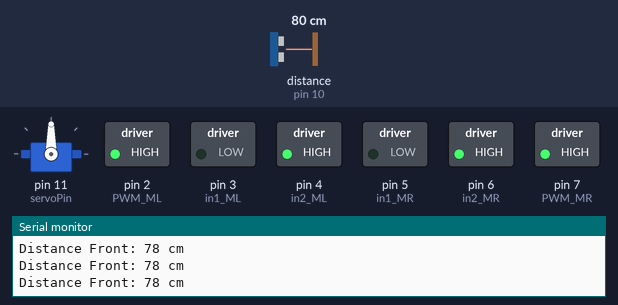
A sketch run on a simulated Arduino Uno, built with avr-gcc and run on an emulated ATmega328P. On the bench: servo, switched loads named in the sketch (green lamp = pin HIGH), the last lines printed to the serial monitor. Wiring (inferred from the names in the program): ultrasonic range finder: trigger pin 9; echo pin 10. The inputs (shaded band) are chosen by the test bench; at power-on: distance to the obstacle (sensor on pin 10) 80 cm. The echo pulse lasts 58.3 µs per cm; pins used as bus, display or sensor lines are not drawn.

Above: at 4.2 s.
4.3 s: distance to the obstacle (sensor on pin 10) set to 23 cm
5.8 s: distance to the obstacle (sensor on pin 10) set to 19 cm
At 7.6 s:
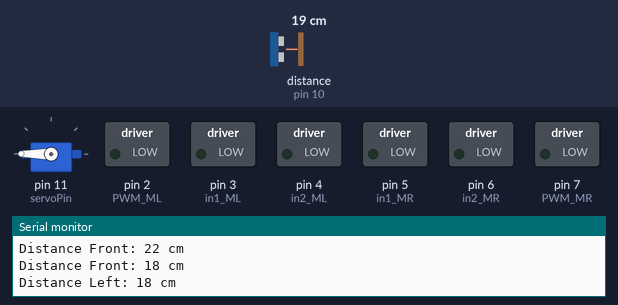
At 8.2 s:
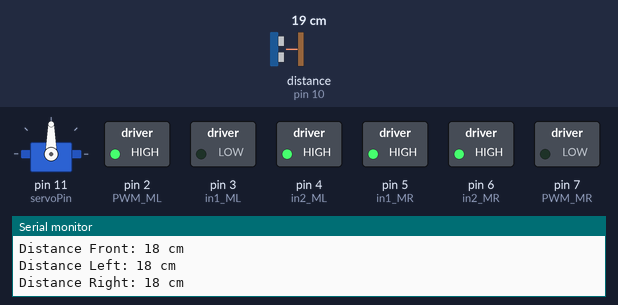
8.8 s: distance to the obstacle (sensor on pin 10) set to 4 cm
11.6 s: distance to the obstacle (sensor on pin 10) set to 2 cm
13.5 s: distance to the obstacle (sensor on pin 10) set to 35 cm
At 14.7 s:
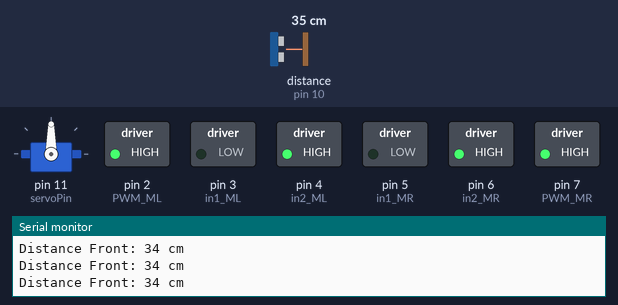
15.0 s: distance to the obstacle (sensor on pin 10) set to 9 cm
At 15.8 s:
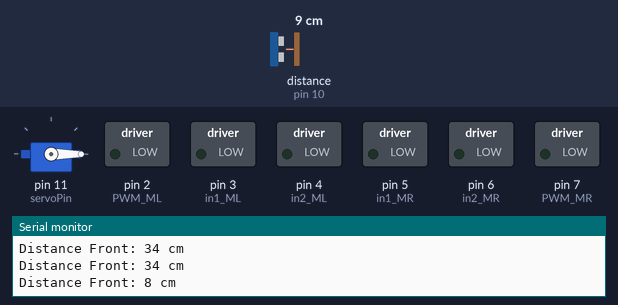
Timing chart, 0 to 19.0 s (numbered marks = the images above; inputs shaded):
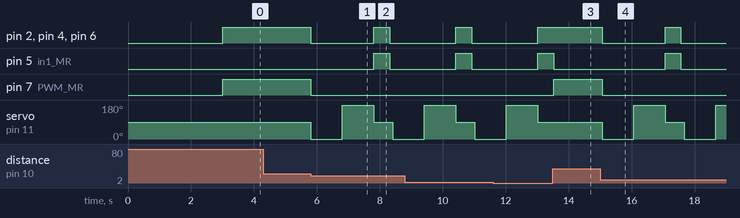

Measured:
- the behaviour switches between 22 and 21 cm on distance to the obstacle (sensor on pin 10) (found by bisection; images 0 and 1)
- after the input at 5.8 s, pin 2 (PWM_ML), pin 4 (in2_ML), pin 6 (in2_MR): HIGH → LOW at once, → HIGH 2.0 s later, → LOW 0.50 s later; pin 5 (in1_MR): LOW → HIGH after 2.0 s, → LOW 0.50 s later; pin 7 (PWM_MR): HIGH → LOW at once; servo on pin 11 (servoPin): 90° → 0° at once, → 180° 1.0 s later, → 90° 1.0 s later, → 0° 0.60 s later
- after the input at 13.5 s, pin 2 (PWM_ML), pin 4 (in2_ML), pin 6 (in2_MR): stays HIGH (without the input it goes to LOW after 0.02 s); pin 7 (PWM_MR): LOW → HIGH at once; servo on pin 11 (servoPin): stays 90° (without the input it goes to 0° after 0.12 s)
- after the input at 15.0 s, pin 2 (PWM_ML), pin 4 (in2_ML): HIGH → LOW after 0.06 s, → HIGH 2.0 s later, → LOW 0.50 s later

The sketch:

Robot-ultrasonic.ino
```cpp
#include <Servo.h>                                         // เรียกใช้ Library Servo
#define PWM_ML 2                                         // กำหนดขา PWM_ML
#define in1_ML 3                                           // กำหนดขา in1_ML
#define in2_ML 4                                           // กำหนดขา in2_ML
#define in1_MR 5                                           // กำหนดขา in1_MR
#define in2_MR 6                                           // กำหนดขา in2_MR
#define PWM_MR 7                                        // กำหนดขา PWM_MR

// ตัวแปรสำหรับเก็บองศาการหมุน Servo
int right = 0;
int front = 90;
int left = 180;

const int trigPin = 9;                                      // กำหนดขา trigPin
const int echoPin = 10;                                 // กำหนดขา echoPin
const int servoPin = 11;                                // กำหนดขา servoPin

long duration;                                            // ตัวแปรเก็บค่าระยะเวลา
int distanceFront;                                       // ตัวแปรเก็บค่าระยะทางด้านหน้า
int distanceLeft;                                         // ตัวแปรเก็บค่าระยะทางด้านซ้าย
int distanceRight;                                       // ตัวแปรเก็บค่าระยะทางด้านขวา
int SpeedR = 255;                                      // ความเร็วของมอเตอร์ด้านขวา
int SpeedL = 255;                                      // ความเร็วของมอเตอร์ด้านซ้าย

Servo myServo;                                        // ออบเจ็กต์ Servo

int measureDistance();                              // ประกาศฟังก์ชันวัดระยะทาง

void setup() {
  pinMode(PWM_ML, OUTPUT);                 // ตั้งค่า PWM_ML เป็น OUTPUT
  pinMode(in1_ML, OUTPUT);                    // ตั้งค่า in1_ML เป็น OUTPUT
  pinMode(in2_ML, OUTPUT);                    // ตั้งค่า in2_ML เป็น OUTPUT
  pinMode(in1_MR, OUTPUT);                    // ตั้งค่า in1_MR เป็น OUTPUT
  pinMode(in2_MR, OUTPUT);                            // ตั้งค่า in2_MR เป็น OUTPUT
  pinMode(PWM_MR, OUTPUT);                         // ตั้งค่า PWM_MR เป็น OUTPUT
  Serial.begin(9600);                                         // เริ่มต้นการสื่อสารผ่าน Serial Monitor ด้วย Buad rate 9600
  pinMode(trigPin, OUTPUT);                             // ตั้งค่า trigPin เป็น OUTPUT
  pinMode(echoPin, INPUT);                             // ตั้งค่า echoPin เป็น INPUT
  myServo.attach(servoPin);                             // เชื่อมต่อเซอร์โวมอเตอร์กับพิน servoPin
  myServo.write(90);                                       // หมุนเซอร์โวมอเตอร์ไปที่ 90 องศา
  delay(3000);                                               // รอ 3 วินาทีเพื่อให้เซอร์โวมอเตอร์หมุนไปยังตำแหน่ง
}

void loop() {
  // วัดระยะทางด้านหน้า
  distanceFront = measureDistance();               // วัดระยะทางด้านหน้า
  Serial.print("Distance Front: ");                       // แสดงข้อความ "Distance Front:"
  Serial.print(distanceFront);                           // แสดงค่าระยะทางด้านหน้า
  Serial.println(" cm");                                    // แสดงหน่วย cm


  if (distanceFront > 20) {                             // ถ้าด้านหน้า มีค่ามากกว่า 20 หรือไม่มีสิ่งกีดขวง
    moveForward();                                      // เรียกใช้ฟังก์ชัน moveForward เพื่อเคลื่อนที่ไปข้างหน้า
  } else {                                                    // ถ้าด้านหน้ามีค่าน้อยกว่า 20 หรือมีสิ่งกีดขวาง
    stopMoving();                                         // เรียกใช้ฟังก์ชัน stopMoving เพื่อหยุดเคลื่อนที่
    checkLeft();                                             // เรียกใช้ฟังก์ชัน checkLeft เพื่อเช็คระยะด้านซ้าย
    checkRight();                                           // เรียกใช้ฟังก์ชัน checkRight เพื่อเช็คระยะด้านขวา
    // ตัดสินใจเลือกทิศทางที่จะเคลื่อนที่
    if (distanceLeft > distanceRight) {             // ถ้าระยะด้านซ้ายมากกว่าด้านขวา
      // เคลื่อนที่ไปทางซ้าย
      myServo.write(90);                              // หมุนเซอร์โวมอเตอร์ไปที่ 90 องศา เพื่อพร้อมที่วัดระยะด้านหน้า
      turnLeft();                                          // เรียกใช้ฟังก์ชัน turnLeft เพื่อเลี้ยวซ้าย
    } else {                                                // ถ้าไม่ใช่ หรือระยะด้านขวามากกว่าด้านซ้าย
      // เคลื่อนที่ไปทางขวา
      myServo.write(90);                             // หมุนเซอร์โวมอเตอร์ไปที่ 90 องศา เพื่อพร้อมที่วัดระยะด้านหน้า
      turnRight();                                       // เรียกใช้ฟังก์ชัน turnRight เพื่อเลี้ยวขวา
    }
  }
  delay(100);                                          // รอ 100 มิลลิวินาที ก่อนการเริ่มทำงานใหม่ครั้งต่อไป
}

// สร้างฟังก์ชันตรวจสอบระยะทางด้านซ้าย
void checkLeft() {
  myServo.write(0);                                  // หมุนเซอร์โวมอเตอร์ไปที่ 0 องศา หรือด้านซ้าย
  delay(1000);                                         // รอให้เซอร์โวมอเตอร์หมุนไปยังตำแหน่ง
  distanceLeft = measureDistance();          // วัดระยะทางด้านซ้ายและเก็บค่าไว้ในตัวแปร
  Serial.print("Distance Left: ");                  // แสดงข้อความ "Distance Left:"
  Serial.print(distanceLeft);                      // แสดงค่าระยะทางด้านซ้าย
  Serial.println(" cm");                             // แสดงหน่วย cm
}

// สร้างฟังก์ชันตรวจสอบระยะทางด้านขวา
void checkRight() {
  myServo.write(180);                           // หมุนเซอร์โวมอเตอร์ไปที่ 180 องศา หรือด้านขวา
  delay(1000);                                     // รอให้เซอร์โวมอเตอร์หมุนไปยังตำแหน่ง
  distanceRight = measureDistance();     // วัดระยะทางด้านขวาและเก็บไว้ในตัวแปร
  Serial.print("Distance Right: ");             // แสดงข้อความ "Distance Right:"
  Serial.print(distanceRight);                  // แสดงค่าระยะทางด้านขวา
  Serial.println(" cm");                          // แสดงหน่วย cm
}

// สร้างฟังก์ชันวัดระยะทาง
int measureDistance() {
  // เคลียร์พิน trigPin โดยตั้งค่าให้เป็น LOW
  digitalWrite(trigPin, LOW);                 // ตั้งค่า trigPin เป็น LOW
  delayMicroseconds(2);                     // รอ 2 ไมโครวินาที
// วัดระยะ
  digitalWrite(trigPin, HIGH);                 // ตั้งค่า trigPin เป็น HIGH
  delayMicroseconds(10);                   // รอ 10 ไมโครวินาที
  digitalWrite(trigPin, LOW);                // ตั้งค่า trigPin เป็น LOW
  // อ่านค่า echoPin และคำนวณระยะเวลา
  duration = pulseIn(echoPin, HIGH);  // อ่านค่าระยะเวลา echoPin เป็น HIGH

  // คำนวณระยะทาง (duration / 2) / 29.1
  int distance = duration * 0.034 / 2;                  // คำนวณระยะทางจากค่าระยะเวลา

  return distance;                                           // ส่งค่าระยะทางกลับไปที่ตัวแปร distance
}

// สร้างฟังก์ชันสำหรับการเคลื่อนที่ไปข้างหน้า
void moveForward() {
  digitalWrite(in1_ML, LOW);                            // ตั้งค่า in1_ML เป็น LOW
  digitalWrite(in2_ML, HIGH);                            // ตั้งค่า in2_ML เป็น HIGH
  analogWrite(PWM_ML, SpeedL);                    // ตั้งค่า PWM_ML ให้มอเตอร์ทำงานด้วยความเร็ว SpeedL

  digitalWrite(in1_MR, LOW);                            // ตั้งค่า in1_MR เป็น LOW
  digitalWrite(in2_MR, HIGH);                            // ตั้งค่า in2_MR เป็น HIGH
  analogWrite(PWM_MR, SpeedR);                    // ตั้งค่า PWM_MR ให้มอเตอร์ทำงานด้วยความเร็ว SpeedR
}


// สร้างฟังก์ชันสำหรับการหยุดเคลื่อนที่
void stopMoving() {
  digitalWrite(in1_ML, LOW);                           // ตั้งค่า in1_ML เป็น LOW
  digitalWrite(in2_ML, LOW);                           // ตั้งค่า in2_ML เป็น LOW
  analogWrite(PWM_ML, 0);                            // ตั้งค่า PWM_ML ให้มอเตอร์หยุดทำงาน

  digitalWrite(in1_MR, LOW);                           // ตั้งค่า in1_MR เป็น LOW
  digitalWrite(in2_MR, LOW);                           // ตั้งค่า in2_MR เป็น LOW
  analogWrite(PWM_MR, 0);                            // ตั้งค่า PWM_MR ให้มอเตอร์หยุดทำงาน
}

// สร้างฟังก์ชันสำหรับการเลี้ยวซ้าย
void turnLeft() {
  digitalWrite(in1_ML, HIGH);                           // ตั้งค่า in1_ML เป็น HIGH
  digitalWrite(in2_ML, HIGH);                           // ตั้งค่า in2_ML เป็น HIGH
  analogWrite(PWM_ML, 0);                            // ตั้งค่า PWM_ML ให้มอเตอร์หยุดทำงาน

  digitalWrite(in1_MR, LOW);                          // ตั้งค่า in1_MR เป็น LOW
  digitalWrite(in2_MR, HIGH);                             // ตั้งค่า in2_MR เป็น HIGH
  analogWrite(PWM_MR, 170);                          // ตั้งค่า PWM_MR ให้มอเตอร์ทำงานด้วยความเร็ว 170
  // รอ 250 มิลลิวินาทีก่อนหยุดหมุน
  delay(250);
  // เช็คระยะทางด้านหน้าใหม่
  myServo.write(90);                                      // หมุนเซอร์โวมอเตอร์ไปที่ 90 องศา
  delay(250);                                                // รอ 250 มิลลิวินาที
  distanceFront = measureDistance();              // วัดระยะทางด้านหน้า
  if (distanceFront > 20) {
    moveForward();                                       // ถ้าไม่มีสิ่งกีดขวางด้านหน้า ให้เคลื่อนที่ไปข้างหน้า
  } else {
    stopMoving();                                         // หยุดเคลื่อนที่
  }
}


// สร้างฟังก์ชันสำหรับการเลี้ยวขวา
void turnRight() {
  digitalWrite(in1_ML, LOW);                         // ตั้งค่า in1_ML เป็น LOW
  digitalWrite(in2_ML, HIGH);                        // ตั้งค่า in2_ML เป็น HIGH
  analogWrite(PWM_ML, 150);                      // ตั้งค่า PWM_ML ให้มอเตอร์ทำงานด้วยความเร็ว 150

  digitalWrite(in1_MR, HIGH);                       // ตั้งค่า in1_MR เป็น HIGH
  digitalWrite(in2_MR, HIGH);                       // ตั้งค่า in2_MR เป็น HIGH
  analogWrite(PWM_MR, 0);                        // ตั้งค่า PWM_MR ให้มอเตอร์หยุดทำงาน
  delay(250);                                           // รอ 250 มิลลิวินาทีก่อนหยุดหมุน
  // เช็คระยะทางด้านหน้าใหม่
  myServo.write(90);                                // หมุนเซอร์โวมอเตอร์ไปที่ 90 องศา
  delay(250);                                          // รอ 250 มิลลิวินาที
  distanceFront = measureDistance();        // วัดระยะทางด้านหน้า
  if (distanceFront > 20) {
    moveForward();                                 // ถ้าไม่มีสิ่งกีดขวางด้านหน้า ให้เคลื่อนที่ไปข้างหน้า
  } else {
    stopMoving();                                   // หยุดเคลื่อนที่
  }
}
```
